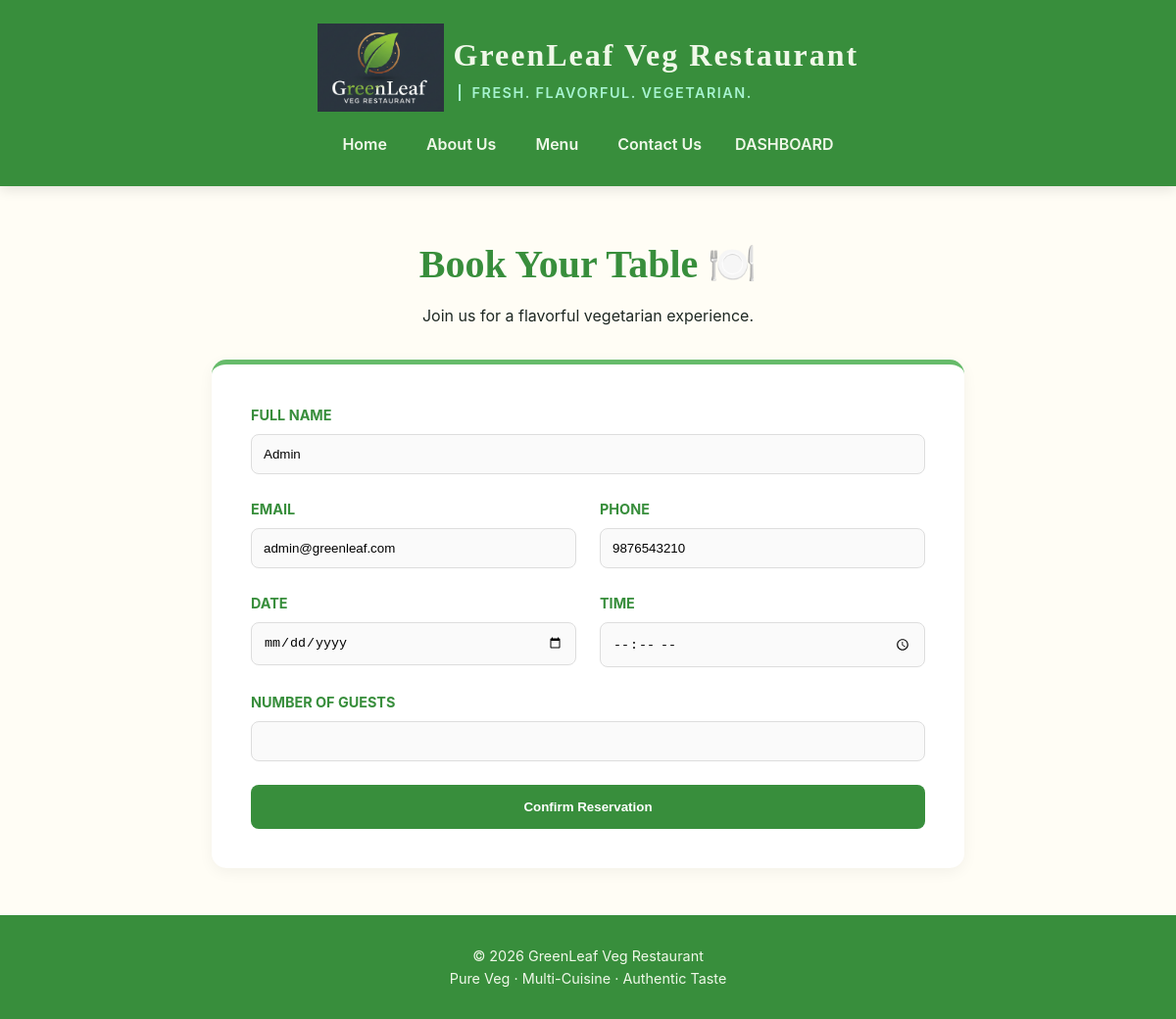
The page /reservation.php (signed in) on the database as committed earlier.
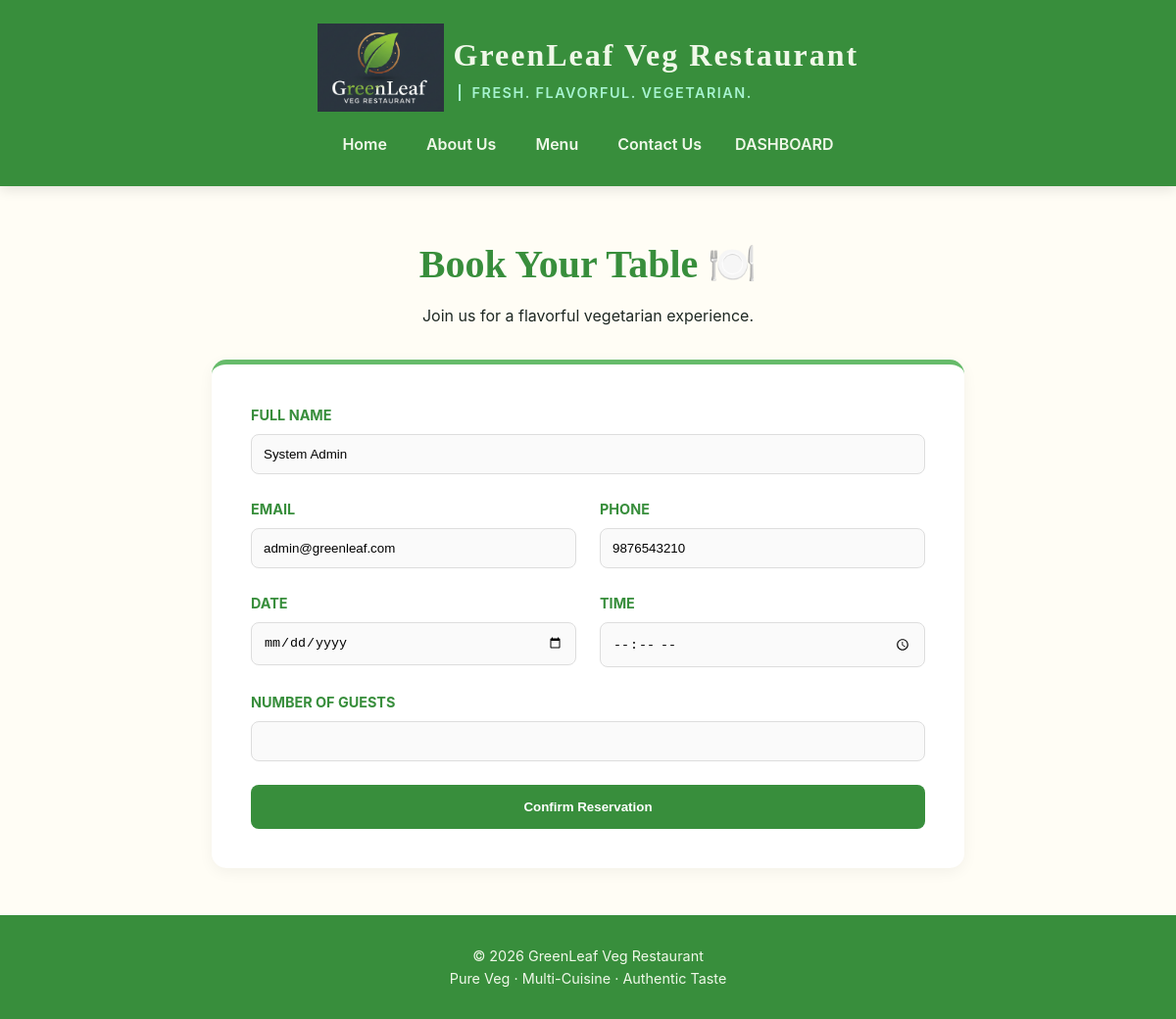
The same page on the database as committed later.
### tables this page shows
CREATE TABLE `users` (
  `user_id` int(11) NOT NULL,
  `full_name` varchar(100) NOT NULL,
  `email` varchar(100) NOT NULL,
  `phone` varchar(20) NOT NULL,
  `password` varchar(255) NOT NULL,
  `role` enum('guest','admin') DEFAULT 'guest',
  `created_at` timestamp NOT NULL DEFAULT current_timestamp()
);

### reservation.php (the view, shortened to what this page needs)
<?php
require 'config.php';
$user_id = $_SESSION['user_id'];
$stmt = $dbh->prepare("SELECT full_name, email, phone FROM users WHERE user_id = ?");
$stmt->execute([$user_id]);
$user = $stmt->fetch();
?>
<!DOCTYPE html>
<html lang="en">
<head>
    <link rel="stylesheet" href="assets/css/index-styles.css" type="text/css">
    <link rel="stylesheet" href="assets/css/reservation-styles.css" type="text/css">
</head>
<body>
    <?php include 'header.php'; ?>
    <div class="reservation-wrapper">
        <header class="page-intro">
            <h1 class="main-title">Book Your Table 🍽️</h1>
            <p class="subtitle">Join us for a flavorful vegetarian experience.</p>
        </header>
        <main class="form-container">
            <form method="post" class="reservation-form">
                <div class="form-group">
                    <label for="name">Full Name</label>
                    <input type="text" id="name" name="name" placeholder="Enter your name" value="<?php echo htmlspecialchars($user['full_name']); ?>" required>
                </div>
                <div class="form-row">
                    <div class="form-group">
                        <label for="email">Email</label>
                        <input type="email" id="email" name="email" placeholder="email@example.com" value="<?php echo htmlspecialchars($user['email']); ?>" required>
                    </div>
                    <div class="form-group">
                        <label for="phone">Phone</label>
                        <input type="tel" id="phone" name="phone" placeholder="Phone number" value="<?php echo htmlspecialchars($user['phone']); ?>" required>
                    </div>
                </div>
                <div class="form-row">
                    <div class="form-group">
                        <label for="date">Date</label>
                        <input type="date" id="date" name="date" min="<?php echo date('Y-m-d'); ?>" required>
                    </div>
                    <div class="form-group">
                        <label for="time">Time</label>
                        <input type="time" id="time" name="time" required>
                    </div>
                </div>
                <div class="form-group">
                    <label for="guests">Number of Guests</label>
                    <input type="number" id="guests" name="guests" required min="1" max="20">
                </div>
                <button type="submit" id="reserveBtn" class="submit-btn">
                    <span id="btnText">Confirm Reservation</span>
                </button>
            </form>
        </main>
    </div>
    <?php include 'footer.php'; ?>
</body>
</html>

Rows that differ between the two databases and show on the page:
changed users "admin@greenleaf.com": name "Admin" → "System Admin"
